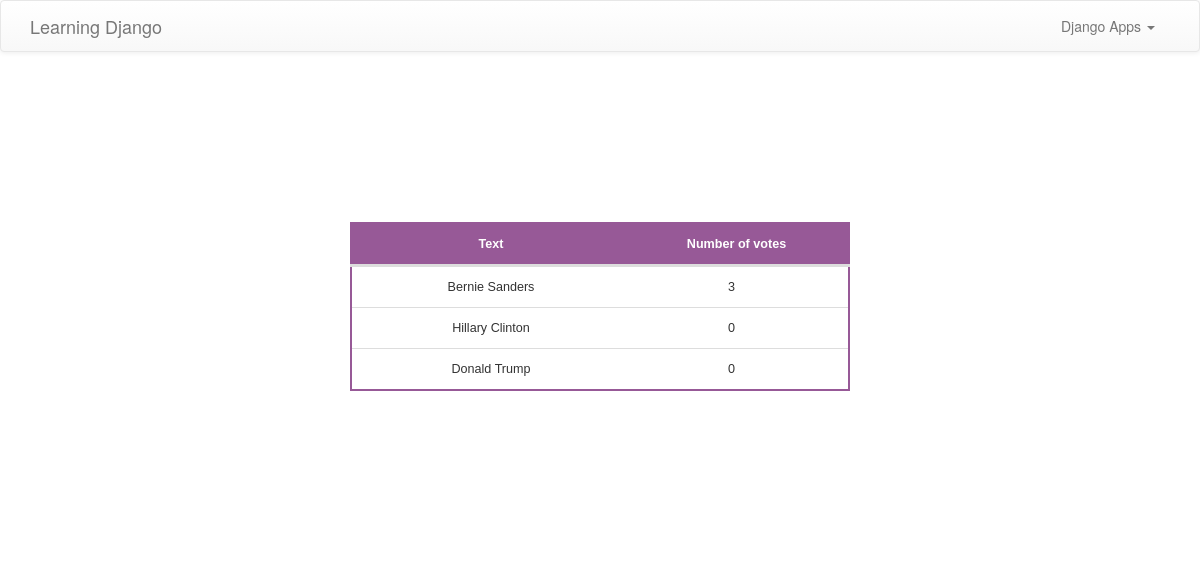
Screenshot of /polls/3/results/ with the database file from the repository.
### polls/models.py (models this page shows, shortened)
@python_2_unicode_compatible
class Choice(models.Model):
	question = models.ForeignKey(Question, on_delete=models.CASCADE)
	choice_text = models.CharField(max_length=200)
	votes = models.IntegerField(default=0)

### polls/views.py (the view)
# urls.py: url(r'^(?P<question_id>[0-9]+)/results/$', views.results, name='results'),
def results(request, question_id):
    question = get_object_or_404(Question, pk=question_id)
    return render(request, 'polls/results.html', {'question': question})

### polls/templates/polls/results.html
{% extends 'polls/base.html' %}
{% block content %}
	<div class="container">
		<div class="row">
			<table>
	        <thead>
	            <tr>
	                <th style="text-align: center">Text</th>
	                <th style="text-align: center">Number of votes</th>
	            </tr>
	        </thead>
	        <tbody>
	            {% for choice in question.choice_set.all %}
	                <tr>
	                    <td>{{ choice.choice_text }}</td>
	                    <td style="text-align: center">{{ choice.votes }}</td>
	                </tr>
	            {% endfor %}
	        </tbody>
	    	</table>
	    </div>
	</div>
{% endblock content %}

### polls/static/polls/style.css (style rules this page uses)
* { margin: 0; padding: 0; box-sizing: border-box; }
table { color: #333; font-family: sans-serif; font-size: .9em; font-weight: 300; text-align: center; line-height: 40px; border-spacing: 0; border: 2px solid #975997; width: 500px; margin: 150px auto; }
thead tr:first-child { background: #975997; color: #fff; border: none; }
th { font-weight: bold; }
th:first-child, td:first-child { padding: 0 15px 0 20px; }
thead tr:last-child th { border-bottom: 3px solid #ddd; }
tbody tr:last-child td { border: none; }
tbody td { border-bottom: 1px solid #ddd; }
td:last-child { text-align: right; padding-right: 10px; }

### rows the page displays
Choice: choice_text "Bernie Sanders", votes "3"
Choice: choice_text "Hillary Clinton", votes "0"
Choice: choice_text "Donald Trump", votes "0"
